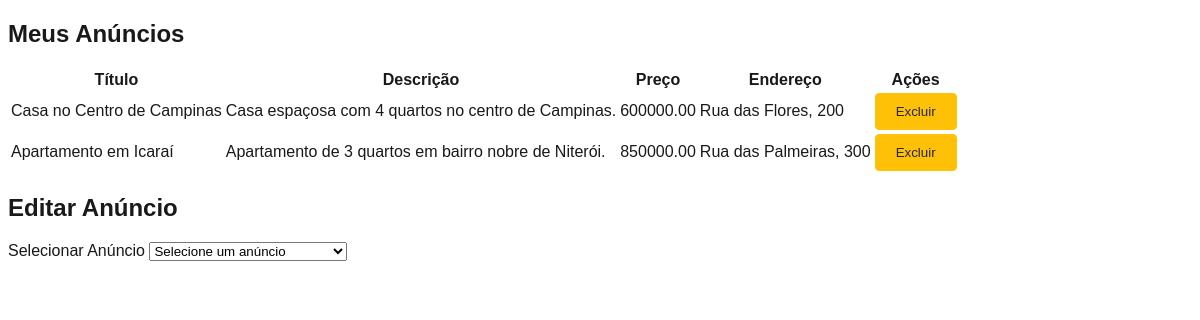
Page /imobiliaria/pages/corretor.php (signed in) on the committed database.
### tables this page shows
CREATE TABLE announcement (
    announcement_id INT AUTO_INCREMENT PRIMARY KEY,
    title VARCHAR(255) NOT NULL,
    description TEXT NOT NULL,
    price DECIMAL(10, 2) NOT NULL,
    build_id INT NOT NULL,
    user_id INT NOT NULL,
	isHighlighted BOOLEAN NOT NULL,
    FOREIGN KEY (build_id) REFERENCES build(build_id),
    FOREIGN KEY (user_id) REFERENCES user(user_id)
);

CREATE TABLE build (
    build_id INT AUTO_INCREMENT PRIMARY KEY,
    address VARCHAR(255) NOT NULL,
    city_id INT,
    state_id INT,
    photos LONGTEXT,
    info_area_total DECIMAL(10, 2) NOT NULL,
    info_parking_space INT NOT NULL,
    info_rooms INT NOT NULL,
    neighborhood VARCHAR(100) NOT NULL,
    condominium_price DECIMAL(10, 2),
    is_condominium BOOLEAN NOT NULL,
    iptu_price DECIMAL(10, 2) NOT NULL,
    FOREIGN KEY (city_id) REFERENCES city(city_id),
    FOREIGN KEY (state_id) REFERENCES state(state_id)
);

### imobiliaria/helpers/corretorCRUD.php (called while the page is built, shortened)
<?php
function getAnnouncements($con, $user_id) {
    $sql = "SELECT a.announcement_id, a.title, a.description, a.price, b.address, a.build_id
            FROM announcement a
            JOIN build b ON a.build_id = b.build_id
            WHERE a.user_id = ?";
    $stmt = $con->prepare($sql);
    $stmt->bind_param("i", $user_id);
    $stmt->execute();
    return $stmt->get_result();
}
?>

### imobiliaria/pages/corretor.php (the view, shortened to what this page needs)
<?php
require __DIR__ . '/../helpers/corretorCRUD.php';
$con = mysqli_connect("localhost", "root", "", "corretora");
$user_id = $_SESSION['user_id'];
$announcements = getAnnouncements($con, $user_id);
?>
<!DOCTYPE html>
<html lang="pt-br">
<head>
    <link rel="stylesheet" type="text/css" href="../assets/css/style.css">
</head>
<body>
    <div class="content">
        <div class="container">
            <h2>Meus Anúncios</h2>
            <table class="table">
                <thead>
                    <tr>
                        <th>Título</th>
                        <th>Descrição</th>
                        <th>Preço</th>
                        <th>Endereço</th>
                        <th>Ações</th>
                    </tr>
                </thead>
                <tbody>
                    <?php while ($row = $announcements->fetch_assoc()): ?>
                        <tr>
                            <td><?php echo htmlspecialchars($row['title']); ?></td>
                            <td><?php echo htmlspecialchars($row['description']); ?></td>
                            <td><?php echo htmlspecialchars($row['price']); ?></td>
                            <td><?php echo htmlspecialchars($row['address']); ?></td>
                            <td>
                                <form method="post" style="display:inline;">
                                    <button type="submit" name="delete" class="btn-yellow">Excluir</button>
                                </form>
                            </td>
                        </tr>
                    <?php endwhile; ?>
                </tbody>
            </table>
            <h2>Editar Anúncio</h2>
            <form method="post" enctype="multipart/form-data">
                <div class="form-group">
                    <label for="announcement_selector">Selecionar Anúncio</label>
                    <select id="announcement_selector" class="form-control">
                        <option value="">Selecione um anúncio</option>
                    </select>
                </div>
            </form>
        </div>
    </div>
</body>
</html>

### imobiliaria/assets/css/style.css (style rules this page uses)
:root { --site-color: #ffd300;--font-color: #1a1818;--padding-default: 30px }
* { box-sizing:border-box }
html,body { font-size:16px }
body { font-family:"Poppins", sans-serif;color:var(--font-color) }

### imobiliaria/pages/corretor.php (style rules this page uses)
.btn-yellow { background-color: #ffc107; color: #212529; border: 1px solid #ffc107; padding: 10px 20px; border-radius: 4px; cursor: pointer; }

### rows in the picture
announcement: title "Casa no Centro de Campinas", description "Casa espaçosa com 4 quartos no centro de Campinas.", price "600000.00", build.address "Rua das Flores, 200"
announcement: title "Apartamento em Icaraí", description "Apartamento de 3 quartos em bairro nobre de Niterói.", price "850000.00", build.address "Rua das Palmeiras, 300"
